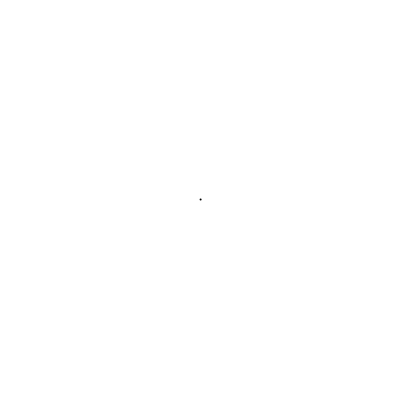
Frame 1 (no input)
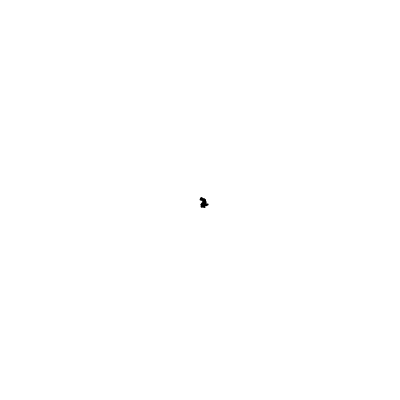
Frame 60 (no input)
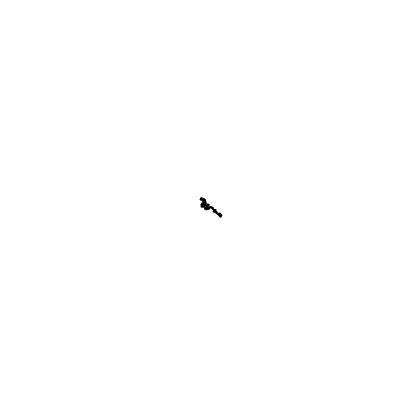
Frame 120 (the mouse pressed at the canvas centre since frame 60)

The p5.js sketch that drew these frames (run headless with seeded random() and noise() and a simulated clock; from frame 60 on, the mouse is pressed at the canvas centre):

// p5.js sketch
// ── sketch.js
/*
Create a random walker that has a tendency to move down and to the right.
*/

function Walker(){
  this.x = width/2
  this.y = height/2
}

Walker.prototype.display = function(){
  strokeWeight(2)
  stroke(0)
  point(this.x, this.y)
}

Walker.prototype.step = function(){
  
  let directionX = random(-1,1.25)
  let directionY = random(-1,1.25)
  
  
  this.x = constrain(this.x + directionX, 0, width - 1)
  this.y = constrain(this.y + directionY, 0, height - 1)
  
  
  
  
}

let w;

function setup() {
  createCanvas(400, 400);
  background(255);
  w = new Walker
}

function draw() {
  
  w.step()
  w.display()
}
